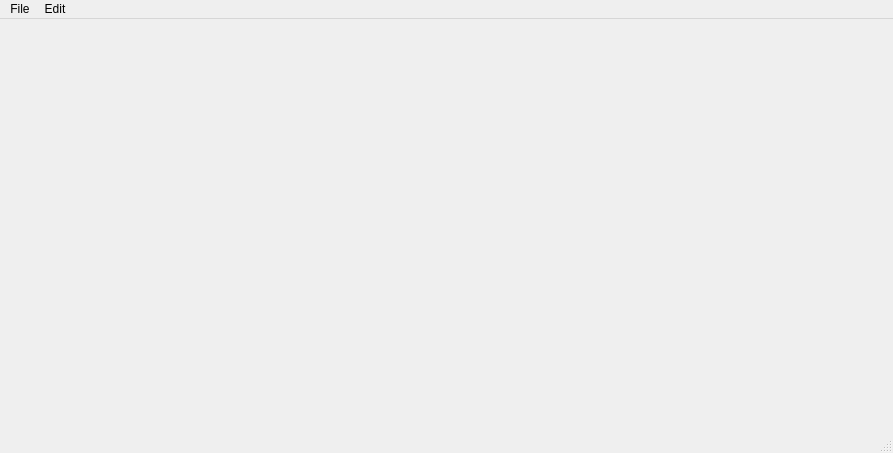
<?xml version="1.0" encoding="UTF-8"?>
<ui version="4.0">
 <class>MainWindow</class>
 <widget class="QMainWindow" name="MainWindow">
  <property name="geometry">
   <rect>
    <x>0</x>
    <y>0</y>
    <width>893</width>
    <height>453</height>
   </rect>
  </property>
  <property name="windowTitle">
   <string>MainWindow</string>
  </property>
  <widget class="QWidget" name="centralwidget">
   <layout class="QVBoxLayout" name="verticalLayout_5">
    <item>
     <widget class="ClipArrangement" name="clipArrangement" native="true"/>
    </item>
   </layout>
  </widget>
  <widget class="QMenuBar" name="menubar">
   <property name="geometry">
    <rect>
     <x>0</x>
     <y>0</y>
     <width>893</width>
     <height>22</height>
    </rect>
   </property>
   <widget class="QMenu" name="menuFile">
    <property name="title">
     <string>File</string>
    </property>
   </widget>
   <widget class="QMenu" name="menuEdit">
    <property name="title">
     <string>Edit</string>
    </property>
   </widget>
   <addaction name="menuFile"/>
   <addaction name="menuEdit"/>
  </widget>
  <widget class="QStatusBar" name="statusbar"/>
 </widget>
 <customwidgets>
  <customwidget>
   <class>ClipArrangement</class>
   <extends>QWidget</extends>
   <header>ClipArrangement.h</header>
   <container>1</container>
  </customwidget>
 </customwidgets>
 <resources/>
 <connections/>
</ui>
